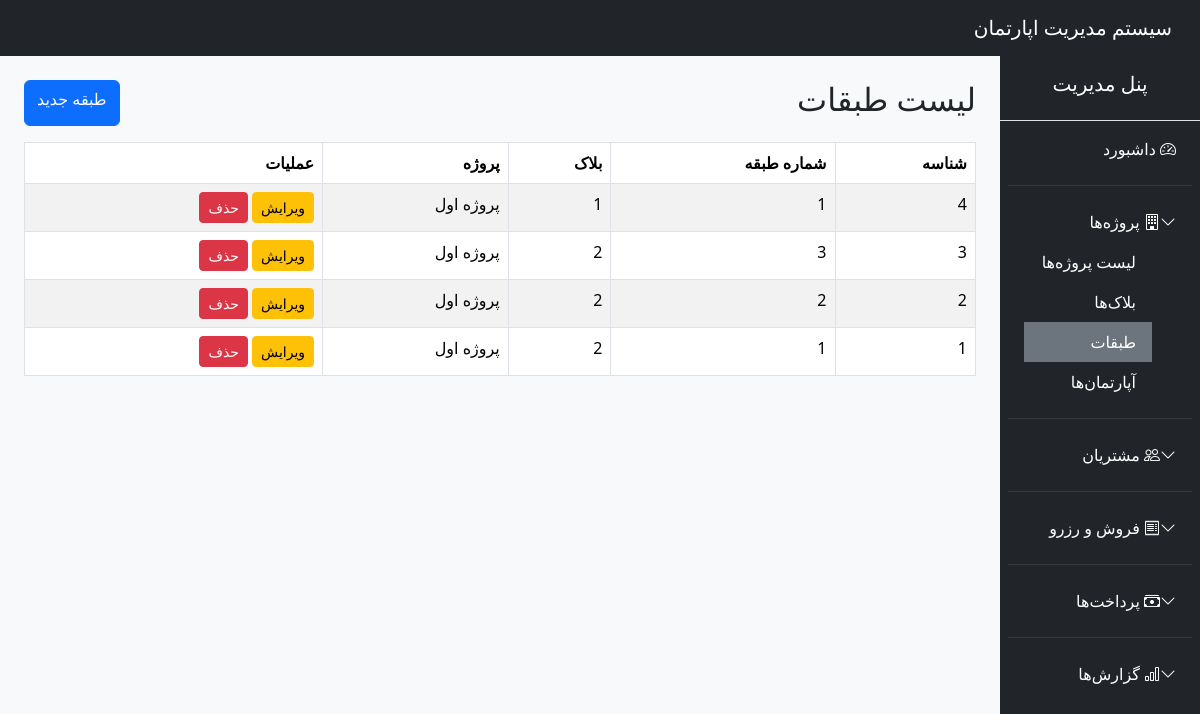
Page /public/?route=floors (signed in) on the committed database.
### tables this page shows
CREATE TABLE `floors` (
  `id` int(11) NOT NULL,
  `block_id` int(11) NOT NULL,
  `floor_number` int(11) NOT NULL
);

CREATE TABLE `blocks` (
  `id` int(11) NOT NULL,
  `project_id` int(11) NOT NULL,
  `name` varchar(50) NOT NULL,
  `floors_count` int(11) NOT NULL
);

CREATE TABLE `projects` (
  `id` int(11) NOT NULL,
  `name` varchar(100) NOT NULL,
  `location` varchar(255) DEFAULT NULL,
  `description` text DEFAULT NULL,
  `created_at` timestamp NOT NULL DEFAULT current_timestamp(),
  `status` enum('ACTIVE','INACTIVE','COMPLETED') NOT NULL DEFAULT 'ACTIVE'
);

### public/index.php (called while the page is built, shortened)
<?php
require_once "../app/core/Database.php";
require_once "../app/core/Controller.php";
require_once "../app/core/Model.php";
$route = $_GET['route'] ?? 'dashboard';
require_once "../routes/web.php";

### app/core/Controller.php (called while the page is built, shortened)
<?php
class Controller {
    protected function view($view, $data = []) {
        extract($data);
        require "../app/views/$view.php";
    }
    protected function model($model) {
        return new $model;
    }
}

### app/controllers/FloorController.php (called while the page is built, shortened)
<?php
class FloorController extends Controller
{
    public function index()
    {
        $floorModel = $this->model("Floor");
        $floors = $floorModel->all();
        $this->view("floors/index", compact('floors', 'blocks', 'page_title'));
    }
}

### config/config.php (called while the page is built)
<?php
return [
    'db' => [
        'host' => 'localhost',
        'dbname' => 'apartment_system',
        'user' => 'root',
        'pass' => ''
    ]
];

### app/core/Database.php (called while the page is built, shortened)
<?php
class Database {
    private static $instance = null;
    private function __construct() {
        $config = require __DIR__ . '/../../config/config.php';
        $dsn = "mysql:host={$config['db']['host']};dbname={$config['db']['dbname']};charset=utf8mb4";
        try {
            $this->pdo = new PDO($dsn, $config['db']['user'], $config['db']['pass']);
        } catch (PDOException $e) {
            die("DB Connection Failed: " . $e->getMessage());
        }
    }
    public static function connect() {
        if (self::$instance === null) {
            self::$instance = new Database();
        }
        return self::$instance->pdo;
    }
}

### app/core/Model.php (called while the page is built, shortened)
<?php
class Model {
    public function __construct() {
        $this->db = Database::connect();
    }
}

### app/models/Floor.php (called while the page is built, shortened)
<?php
class Floor extends Model
{
    public function all()
    {
        $sql = "SELECT f.*, b.name AS block_name, p.name AS project_name
                FROM floors f
                JOIN blocks b ON f.block_id = b.id
                JOIN projects p ON b.project_id = p.id
                ORDER BY f.id DESC";
        return $this->db->query($sql)->fetchAll(PDO::FETCH_ASSOC);
    }
}

### app/views/floors/index.php (the view)
<?php require "../app/views/layouts/header.php"; ?>
<?php require "../app/views/layouts/sidebar.php"; ?>
<div class="d-flex justify-content-between mb-3">
    <h2>لیست طبقات</h2>
    <a href="/apartment_system/public/?route=floors_create" class="btn btn-primary">طبقه جدید</a>
</div>
<table class="table table-bordered table-striped">
    <thead>
        <tr>
            <th>شناسه</th>
            <th>شماره طبقه</th>
            <th>بلاک</th>
            <th>پروژه</th>
            <th>عملیات</th>
        </tr>
    </thead>
    <tbody>
    <?php foreach ($floors as $floor): ?>
        <tr>
            <td><?= $floor['id'] ?></td>
            <td><?= $floor['floor_number'] ?></td>
            <td><?= $floor['block_name'] ?></td>
            <td><?= $floor['project_name'] ?></td>
            <td>
                <a href="/apartment_system/public/?route=floors_edit&id=<?= $floor['id'] ?>" class="btn btn-warning btn-sm">ویرایش</a>
                <a href="/apartment_system/public/?route=floors_delete&id=<?= $floor['id'] ?>" class="btn btn-danger btn-sm" onclick="return confirm('حذف شود؟')">حذف</a>
            </td>
        </tr>
    <?php endforeach; ?>
    </tbody>
</table>
<?php require "../app/views/layouts/footer.php"; ?>

### routes/web.php (shortened to what this page needs)
<?php
switch ($route) {
    case 'floors':
    require "../app/controllers/FloorController.php";
    (new FloorController())->index();
    break;
}

### app/views/layouts/header.php (shortened to what this page needs)
<?php
$baseUrl = "/apartment_system/public";
?>
<!DOCTYPE html>
<html lang="fa" dir="rtl">
<head>
    <link rel="stylesheet" href="<?= $baseUrl ?>/css/bootstrap.min.css">
    <link rel="stylesheet" href="https://cdn.jsdelivr.net/npm/bootstrap-icons@1.11.1/font/bootstrap-icons.css">
    <link rel="stylesheet" href="<?= $baseUrl ?>/css/style.css">
</head>
<body class="bg-light">
<nav class="navbar navbar-expand-lg navbar-dark bg-dark">
    <div class="container-fluid">
        <a class="navbar-brand" href="<?= $baseUrl ?>/?route=dashboard">سیستم مدیریت اپارتمان</a>
    </div>
</nav>
<div class="container-fluid">
    <div class="row">

### app/views/layouts/sidebar.php (shortened to what this page needs)
<?php
$baseUrl = "http://localhost/apartment_system/public";
$currentRoute = $_GET['route'] ?? 'dashboard';
function isActive($route, $currentRoute) {
    return $route === $currentRoute ? 'active bg-secondary text-white' : 'text-white';
}
function isOpen($routes, $currentRoute) {
    return in_array($currentRoute, $routes) ? 'show' : '';
}
?>
<div class="col-md-2 col-lg-2 bg-dark text-white min-vh-100 p-0">
    <div class="p-3 border-bottom">
        <h5 class="text-center">پنل مدیریت</h5>
    </div>
    <ul class="nav flex-column p-2">
        <li class="nav-item">
            <a class="nav-link <?= isActive('dashboard', $currentRoute) ?>"
               href="<?= $baseUrl ?>/?route=dashboard">
                <i class="bi bi-speedometer2"></i> داشبورد
            </a>
        </li>
        <hr class="text-secondary">
        <li class="nav-item">
            <a class="nav-link text-white" data-bs-toggle="collapse" href="#projectsMenu">
                <i class="bi bi-building"></i> پروژه‌ها
                <i class="bi bi-chevron-down float-end"></i>
            </a>
            <div class="collapse <?= isOpen(['projects','blocks','floors','apartments'], $currentRoute) ?>" id="projectsMenu">
                <ul class="nav flex-column ms-3">
                    <li>
                        <a class="nav-link <?= isActive('projects', $currentRoute) ?>"
                           href="<?= $baseUrl ?>/?route=projects">لیست پروژه‌ها</a>
                    </li>
                    <li>
                        <a class="nav-link <?= isActive('blocks', $currentRoute) ?>"
                           href="<?= $baseUrl ?>/?route=blocks">بلاک‌ها</a>
                    </li>
                    <li>
                        <a class="nav-link <?= isActive('floors', $currentRoute) ?>"
                           href="<?= $baseUrl ?>/?route=floors">طبقات</a>
                    </li>
                    <li>
                        <a class="nav-link <?= isActive('apartments', $currentRoute) ?>"
                           href="<?= $baseUrl ?>/?route=apartments">آپارتمان‌ها</a>
                    </li>
                </ul>
            </div>
        </li>
        <hr class="text-secondary">
        <li class="nav-item">
            <a class="nav-link text-white" data-bs-toggle="collapse" href="#customersMenu">
                <i class="bi bi-people"></i> مشتریان
                <i class="bi bi-chevron-down float-end"></i>
            </a>
        </li>
        <hr class="text-secondary">
        <li class="nav-item">
            <a class="nav-link text-white" data-bs-toggle="collapse" href="#salesMenu">
                <i class="bi bi-receipt"></i> فروش و رزرو
                <i class="bi bi-chevron-down float-end"></i>
            </a>
        </li>
        <hr class="text-secondary">
        <li class="nav-item">
            <a class="nav-link text-white" data-bs-toggle="collapse" href="#paymentsMenu">
                <i class="bi bi-cash-stack"></i> پرداخت‌ها
                <i class="bi bi-chevron-down float-end"></i>
            </a>
        </li>
        <hr class="text-secondary">
        <li class="nav-item">
            <a class="nav-link text-white" data-bs-toggle="collapse" href="#reportsMenu">
                <i class="bi bi-bar-chart"></i> گزارش‌ها
                <i class="bi bi-chevron-down float-end"></i>
            </a>
        </li>
    </ul>
</div>
<div class="col-md-10 col-lg-10 p-4">

### app/views/layouts/footer.php (shortened to what this page needs)
    </div>
  </div>
</div>
</body>
</html>

### rows in the picture
floors: id "4", floor_number "1", block.name "1", projects.name "پروژه اول"
floors: id "3", floor_number "3", block.name "2", projects.name "پروژه اول"
floors: id "2", floor_number "2", block.name "2", projects.name "پروژه اول"
floors: id "1", floor_number "1", block.name "2", projects.name "پروژه اول"
